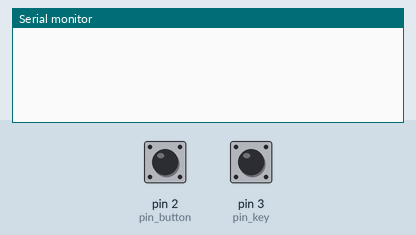
This sketch was run on a simulated Arduino Uno, built with avr-gcc and run on an emulated ATmega328P. On the bench: the last lines printed to the serial monitor. Inputs (shaded band) come from the test bench; at power-on: pin 2 (pin_button) HIGH, pin 3 (pin_key) LOW.

Above: at 1.2 s.
1.3 s: pin 2 (pin_button) pulled LOW for 0.15 s
At 2.6 s:
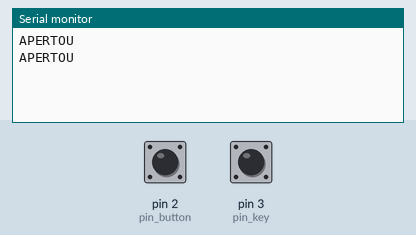
2.9 s: pin 3 (pin_key) pulled HIGH for 0.15 s
At 4.0 s:
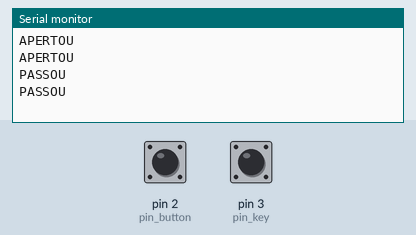

The sketch:

experiment_digital_sensors.ino
```cpp
int pin_button = 2;
int pin_key = 3;

void setup() {
  pinMode(pin_button, INPUT);
  pinMode(pin_key, INPUT);
  Serial.begin(9600);

}

void loop() {
  int val_button = digitalRead(pin_button);
  int val_key = digitalRead(pin_key);

  if(val_button==0){
    Serial.println("APERTOU");
    delay(100);
  }

  if(val_key==1){
    Serial.println("PASSOU");
    delay(100);
  }
}
```

Measured:
- after the input at 1.3 s, the serial monitor: prints a new line at once (image 1)
- after the input at 2.9 s, the serial monitor: prints a new line at once (image 2)
